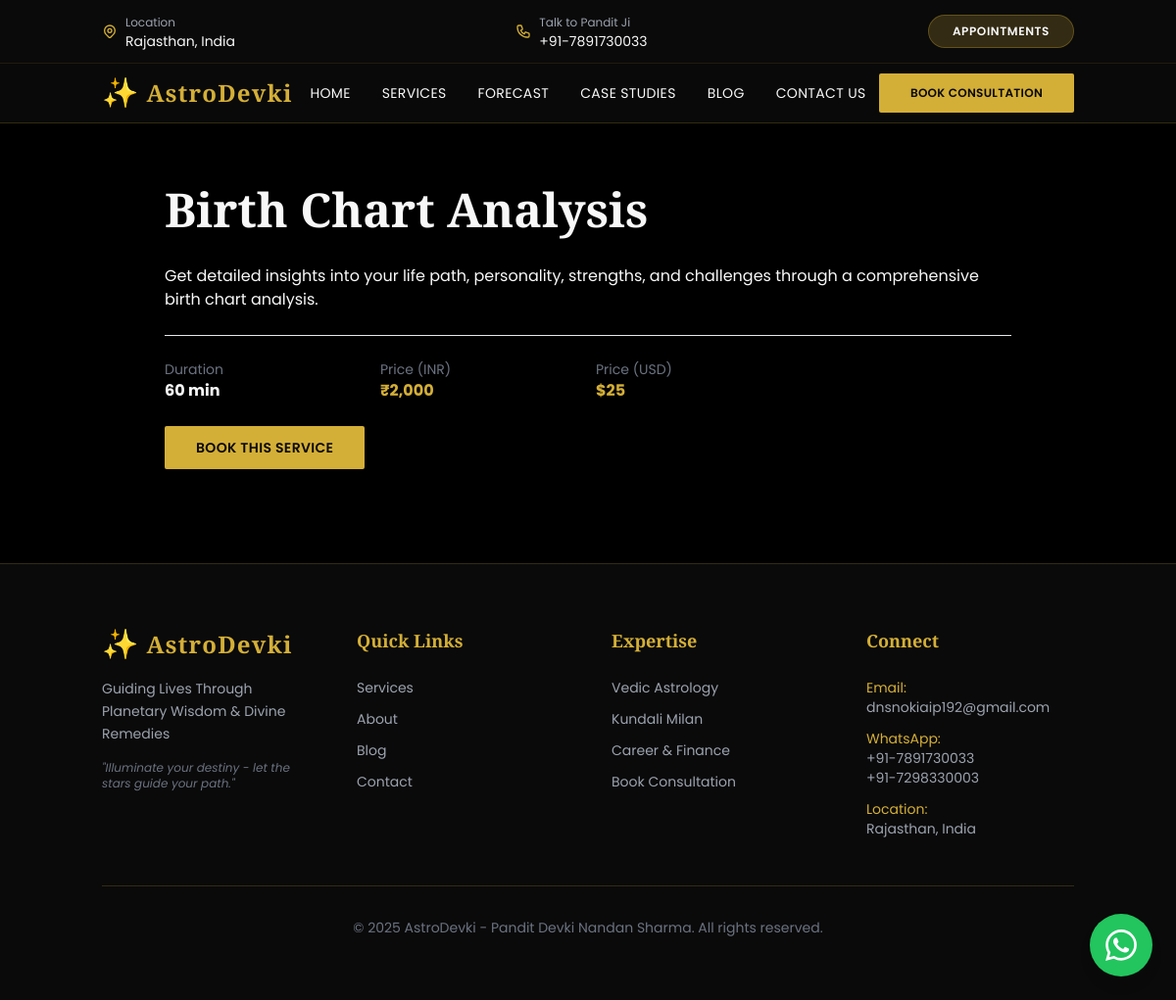
Page /service/birth-chart-analysis on the committed database.
### tables this page shows
CREATE TABLE services (
        id INTEGER PRIMARY KEY AUTOINCREMENT,
        title TEXT NOT NULL,
        slug TEXT UNIQUE NOT NULL,
        short_desc TEXT,
        description TEXT,
        duration_minutes INTEGER DEFAULT 60,
        price_inr INTEGER DEFAULT 0,
        price_usd INTEGER DEFAULT 0,
        is_active INTEGER DEFAULT 1,
        sort_order INTEGER DEFAULT 0
    , icon TEXT DEFAULT "✨", created_at TEXT, updated_at TEXT);

### app/Controllers/ServiceController.php (called while the page is built, shortened)
<?php
class ServiceController extends Controller
{
    public function show(array $params): string
    {
        $slug = $params['slug'] ?? '';
        $stmt = db()->prepare("SELECT * FROM services WHERE slug = ? AND is_active = 1");
        $stmt->execute([$slug]);
        $service = $stmt->fetch();
        return $this->view('pages.service-detail', compact('service'));
    }
}

### public/index.php (called while the page is built, shortened)
<?php
$router = new Router();
$router->dispatch();

### app/Core/Controller.php (called while the page is built, shortened)
<?php
class Controller
{
    protected function view(string $path, array $data = []): string
    {
        return view($path, $data);
    }
}

### app/Views/pages/service-detail.php (the view, shortened to what this page needs)
<section class="py-16">
    <div class="container mx-auto px-4 max-w-4xl">
        <h1 class="text-5xl font-heading font-bold mb-8 text-deep-blue"><?= e($service['title']) ?></h1>
        <div class="card mb-8">
            <div class="prose max-w-none mb-6">
                <?= nl2br(e($service['description'])) ?>
            </div>
            <div class="border-t pt-6 mt-6">
                <div class="grid grid-cols-2 md:grid-cols-4 gap-4 mb-6">
                    <div>
                        <div class="text-sm text-gray-500">Duration</div>
                        <div class="font-bold"><?= $service['duration_minutes'] ?> min</div>
                    </div>
                    <div>
                        <div class="text-sm text-gray-500">Price (INR)</div>
                        <div class="font-bold text-gold">₹<?= number_format($service['price_inr']) ?></div>
                    </div>
                    <div>
                        <div class="text-sm text-gray-500">Price (USD)</div>
                        <div class="font-bold text-gold">$<?= number_format($service['price_usd']) ?></div>
                    </div>
                </div>
                <a href="/booking?service=<?= e($service['slug']) ?>" class="btn-primary inline-block">Book This Service</a>
            </div>
        </div>
    </div>
</section>
<?php
require __DIR__ . '/../layouts/app.php';

### app/Core/Router.php (shortened to what this page needs)
<?php
class Router
{
    private array $routes = [];
    private function addRoute(string $method, string $path, $handler, array $middleware): void
    {
        $this->routes[$method][$path] = [
            'handler' => $handler,
            'middleware' => $middleware
        ];
    }
    public function dispatch(): void
    {
        $uri = parse_url($_SERVER['REQUEST_URI'], PHP_URL_PATH) ?: '/';
        $method = $_SERVER['REQUEST_METHOD'];
        $routes = $this->routes[$method] ?? [];
        foreach ($routes as $path => $route) {
            $pattern = '@^' . preg_replace('@\{([a-zA-Z0-9_]+)\}@', '(?P<$1>[a-zA-Z0-9-_]+)', $path) . '$@';
            if (preg_match($pattern, $uri, $matches)) {
                $params = array_filter($matches, 'is_string', ARRAY_FILTER_USE_KEY);
                $handler = $route['handler'];
                $args = !empty($params) ? [$params] : [];
                if (is_callable($handler)) {
                    echo call_user_func_array($handler, $args);
                    return;
                } elseif (is_array($handler)) {
                    [$controller, $method] = $handler;
                    $controllerInstance = new $controller();
                    echo call_user_func_array([$controllerInstance, $method], $args);
                    return;
                }
            }
        }
    }
}

### public/assets/css/app.css (style rules this page uses)
*,:after,:before { --tw-border-spacing-x:0;--tw-border-spacing-y:0;--tw-translate-x:0;--tw-translate-y:0;--tw-rotate:0;--tw-skew-x:0;--tw-skew-y:0;--tw-scale-x:1;--tw-scale-y:1;--tw-pan-x: ;--tw-pan-y: ;--tw-pinch-zoom: ;--tw-scroll-snap-strictness:proximity;--tw-gradient-from-position: ;--tw-gradient-via-position: ;--tw-gradient-to-position: ;--tw-ordinal: ;--tw-slashed-zero: ;--tw-numeric-figure: ;--tw-numeric-spacing: ;--tw-numeric-fraction: ;--tw-ring-inset: ;--tw-ring-offset-width:0px;--tw-ring-offset-color:#fff;--tw-ring-color:rgba(59,130,246,.5);--tw-ring-offset-shadow:0 0 #0000;--tw-ring-shadow:0 0 #0000;--tw-shadow:0 0 #0000;--tw-shadow-colored:0 0 #0000;--tw-blur: ;--tw-brightness: ;--tw-contrast: ;--tw-grayscale: ;--tw-hue-rotate: ;--tw-invert: ;--tw-saturate: ;--tw-sepia: ;--tw-drop-shadow: ;--tw-backdrop-blur: ;--tw-backdrop-brightness: ;--tw-backdrop-contrast: ;--tw-backdrop-grayscale: ;--tw-backdrop-hue-rotate: ;--tw-backdrop-invert: ;--tw-backdrop-opacity: ;--tw-backdrop-saturate: ;--tw-backdrop-sepia: ;--tw-contain-size: ;--tw-contain-layout: ;--tw-contain-paint: ;--tw-contain-style: }
*,:after,:before { box-sizing:border-box;border:0 solid #e5e7eb }
:after,:before { --tw-content:"" }
:host,html { line-height:1.5;-webkit-text-size-adjust:100%;-moz-tab-size:4;-o-tab-size:4;tab-size:4;font-family:ui-sans-serif,system-ui,sans-serif,Apple Color Emoji,Segoe UI Emoji,Segoe UI Symbol,Noto Color Emoji;font-feature-settings:normal;font-variation-settings:normal;-webkit-tap-highlight-color:transparent }
body { margin:0;line-height:inherit }
h1,h2,h3,h4,h5,h6 { font-size:inherit;font-weight:inherit }
a { color:inherit;text-decoration:inherit }
blockquote,dd,dl,figure,h1,h2,h3,h4,h5,h6,hr,p,pre { margin:0 }
body { --tw-bg-opacity:1;background-color:rgb(10 10 10/var(--tw-bg-opacity,1));font-family:Poppins,sans-serif;--tw-text-opacity:1;color:rgb(248 248 248/var(--tw-text-opacity,1)) }
h1,h2,h3,h4,h5,h6 { font-family:Cinzel,Playfair Display,serif }
.container { width:100% }
@media (min-width:640px) { .container { max-width:640px } }
@media (min-width:768px) { .container { max-width:768px } }
@media (min-width:1024px) { .container { max-width:1024px } }
.btn-primary { border-radius:.125rem;--tw-bg-opacity:1;background-color:rgb(212 175 55/var(--tw-bg-opacity,1));padding:.75rem 2rem;font-size:.875rem;line-height:1.25rem;font-weight:600;text-transform:uppercase;letter-spacing:.025em;--tw-text-opacity:1;color:rgb(10 10 10/var(--tw-text-opacity,1));transition-property:all;transition-timing-function:cubic-bezier(.4,0,.2,1);transition-duration:.3s }
.mx-auto { margin-left:auto;margin-right:auto }
.mb-6 { margin-bottom:1.5rem }
.mb-8 { margin-bottom:2rem }
.mt-6 { margin-top:1.5rem }
.inline-block { display:inline-block }
.grid { display:grid }
.max-w-4xl { max-width:56rem }
.max-w-none { max-width:none }
.grid-cols-2 { grid-template-columns:repeat(2,minmax(0,1fr)) }
.gap-4 { gap:1rem }
.border-t { border-top-width:1px }
.px-4 { padding-left:1rem;padding-right:1rem }
.py-16 { padding-top:4rem;padding-bottom:4rem }
.pt-6 { padding-top:1.5rem }
.font-heading { font-family:Cinzel,Playfair Display,serif }
.text-5xl { font-size:3rem;line-height:1 }
.text-sm { font-size:.875rem;line-height:1.25rem }
.font-bold { font-weight:700 }
.text-gold { --tw-text-opacity:1;color:rgb(212 175 55/var(--tw-text-opacity,1)) }
.text-gray-500 { --tw-text-opacity:1;color:rgb(107 114 128/var(--tw-text-opacity,1)) }
@media (min-width:768px) { .md\:grid-cols-4 { grid-template-columns:repeat(4,minmax(0,1fr)) } }

### rows in the picture
services: title "Birth Chart Analysis", description "Get detailed insights into your life path, personality, strengths, and challenges through a comprehensive birth chart analysis.", duration_minutes "60", price_inr "2,000", price_usd "25"
